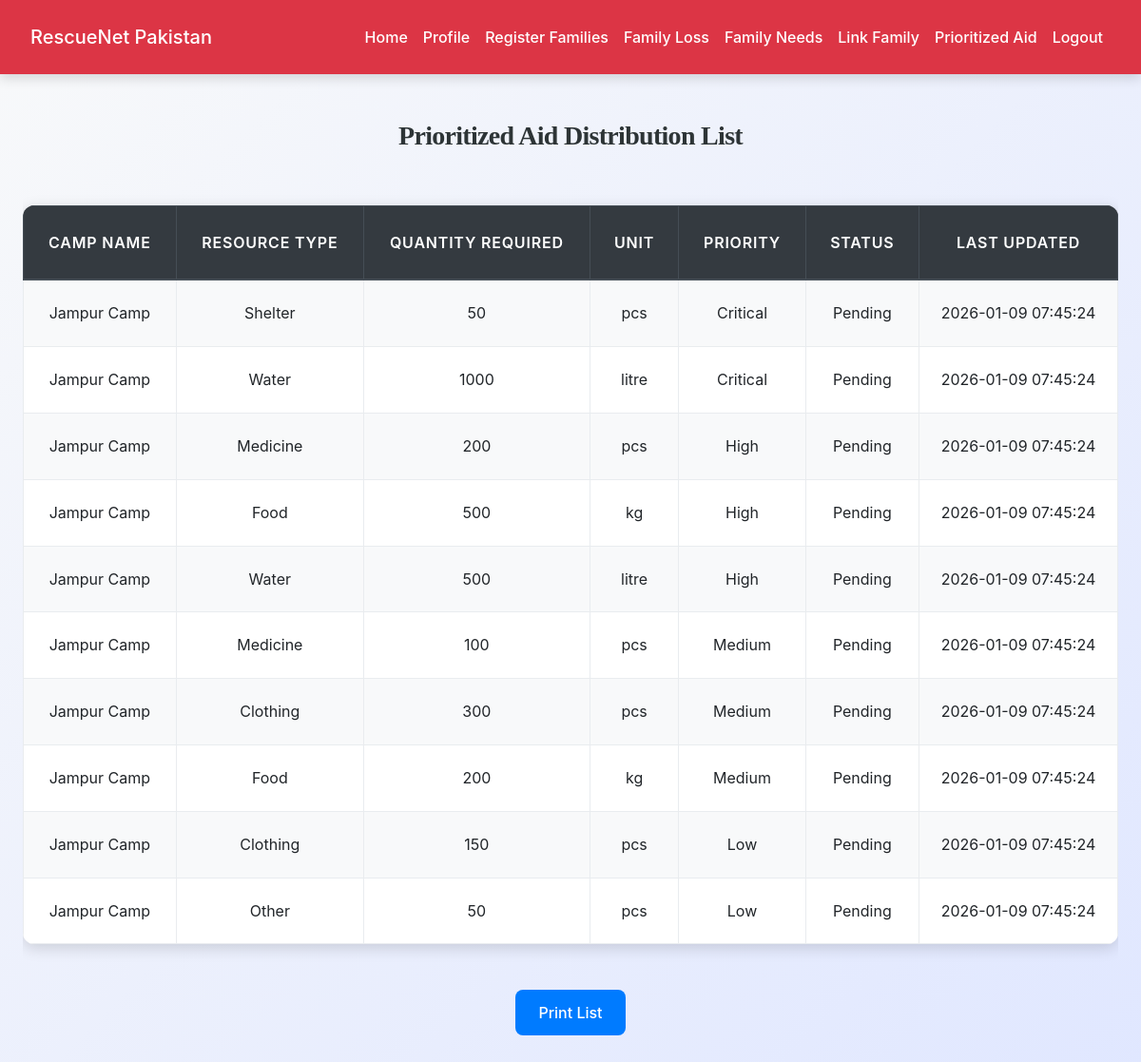
The app's page /field_staff/prioritized_aid.php (signed in) with its own data.
### tables this page shows
CREATE TABLE `camp_needs` (
  `id` int(11) NOT NULL,
  `camp_id` int(11) NOT NULL,
  `resource_type` enum('food','water','medicine','shelter','clothing','other') NOT NULL,
  `quantity_required` int(11) NOT NULL,
  `unit_type` enum('kg','litre','pcs','other') DEFAULT 'pcs',
  `priority_level` enum('low','medium','high','critical') NOT NULL,
  `status` enum('pending','partial','fulfilled') DEFAULT 'pending',
  `updated_at` timestamp NOT NULL DEFAULT current_timestamp() ON UPDATE current_timestamp()
);

CREATE TABLE `relief_camps` (
  `id` int(11) NOT NULL,
  `camp_name` varchar(200) NOT NULL,
  `province` varchar(100) DEFAULT NULL,
  `district` varchar(100) DEFAULT NULL,
  `location_details` text DEFAULT NULL,
  `capacity` int(11) DEFAULT NULL,
  `current_occupancy` int(11) DEFAULT 0,
  `facilities` text DEFAULT NULL,
  `manager_id` int(11) DEFAULT NULL,
  `created_at` timestamp NOT NULL DEFAULT current_timestamp()
);

### field_staff/prioritized_aid.php (the view, shortened to what this page needs)
<?php
include('../config.php');
$camp_needs_sql = "
SELECT rc.camp_name, cn.resource_type, cn.quantity_required, cn.unit_type, cn.priority_level, cn.status, cn.updated_at
FROM camp_needs cn
JOIN relief_camps rc ON cn.camp_id = rc.id
ORDER BY
    FIELD(cn.priority_level, 'critical', 'high', 'medium', 'low'),
    rc.camp_name ASC
";
$camp_needs_res = mysqli_query($conn, $camp_needs_sql);
?>
<!DOCTYPE html>
<html>
<head>
    <link rel="stylesheet" href="https://maxcdn.bootstrapcdn.com/bootstrap/4.5.2/css/bootstrap.min.css">
    <link rel="stylesheet" href="../css/style.css">
</head>
<body>
<?php include('navbar.php'); ?>
<div class="container mt-5">
    <h3 class="text-center mb-4">Prioritized Aid Distribution List</h3>
    <?php if(mysqli_num_rows($camp_needs_res) > 0): ?>
        <div class="table-responsive mb-3">
            <table class="table table-bordered table-striped">
                <thead class="thead-dark">
                    <tr>
                        <th>Camp Name</th>
                        <th>Resource Type</th>
                        <th>Quantity Required</th>
                        <th>Unit</th>
                        <th>Priority</th>
                        <th>Status</th>
                        <th>Last Updated</th>
                    </tr>
                </thead>
                <tbody>
                    <?php while($row = mysqli_fetch_assoc($camp_needs_res)): ?>
                    <tr>
                        <td><?= htmlspecialchars($row['camp_name']) ?></td>
                        <td><?= htmlspecialchars(ucfirst($row['resource_type'])) ?></td>
                        <td><?= $row['quantity_required'] ?></td>
                        <td><?= $row['unit_type'] ?></td>
                        <td><?= ucfirst($row['priority_level']) ?></td>
                        <td><?= ucfirst($row['status']) ?></td>
                        <td><?= $row['updated_at'] ?></td>
                    </tr>
                    <?php endwhile; ?>
                </tbody>
            </table>
        </div>
        <div class="text-center">
            <button class="btn btn-primary" onclick="window.print()">Print List</button>
        </div>
    <?php else: ?>
        <div class="alert alert-info text-center">No camp needs found.</div>
    <?php endif; ?>
</div>
</body>
</html>

### css/style.css (style rules this page uses)
:root { --primary: #007bff; --secondary: #6c757d; --success: #28a745; --info: #17a2b8; --warning: #ffc107; --danger: #dc3545; --light: #f8f9fa; --dark: #2d3436; --accent: #ff6f61; --highlight: #6f42c1; --shadow: rgba(0, 0, 0, 0.15); --transition: all 0.3s ease-in-out; }
body { font-family: 'Inter', 'Segoe UI', Tahoma, Geneva, Verdana, sans-serif; background: linear-gradient(135deg, var(--light) 0%, #e0e7ff 100%); color: var(--dark); line-height: 1.8; margin: 0; padding: 0; min-height: 100vh; font-size: 16px; }
h1, h2, h3, h4 { text-align: center; margin: 2.5rem 0; font-family: 'Georgia', 'Times New Roman', serif; color: var(--dark); font-weight: 700; letter-spacing: -0.025em; }
h3 { font-size: 1.75rem; }
.container { max-width: 1200px; margin: 0 auto 3rem; padding: 0 1.5rem; }
.table { width: 100%; border-collapse: collapse; margin: 2rem 0; font-size: 1rem; background-color: #ffffff; border-radius: 12px; overflow: hidden; box-shadow: 0 4px 16px var(--shadow); transition: var(--transition); }
.table th, .table td { padding: 1.25rem; border: 1px solid #e9ecef; text-align: center; vertical-align: middle; }
.table thead th { background-color: rgb(0, 0, 0); color: white; font-weight: 600; text-transform: uppercase; letter-spacing: 0.05em; padding: 1.5rem; }
.table tbody tr { transition: var(--transition); }
.table tbody tr:nth-child(odd) { background-color: var(--light); }
.btn-primary { background-color: var(--primary); color: #fff; border: none; border-radius: 8px; padding: 0.75rem 1.5rem; font-size: 1rem; font-weight: 500; cursor: pointer; transition: var(--transition); display: inline-flex; align-items: center; justify-content: center; }

### records on screen
camp_needs: camp.camp_name "Jampur Camp", resource_type "Shelter", quantity_required "50", unit_type "pcs", priority_level "Critical", status "Pending", updated_at "2026-01-09 07:45:24"
camp_needs: camp.camp_name "Jampur Camp", resource_type "Water", quantity_required "1000", unit_type "litre", priority_level "Critical", status "Pending", updated_at "2026-01-09 07:45:24"
camp_needs: camp.camp_name "Jampur Camp", resource_type "Medicine", quantity_required "200", unit_type "pcs", priority_level "High", status "Pending", updated_at "2026-01-09 07:45:24"
camp_needs: camp.camp_name "Jampur Camp", resource_type "Food", quantity_required "500", unit_type "kg", priority_level "High", status "Pending", updated_at "2026-01-09 07:45:24"
camp_needs: camp.camp_name "Jampur Camp", resource_type "Water", quantity_required "500", unit_type "litre", priority_level "High", status "Pending", updated_at "2026-01-09 07:45:24"
camp_needs: camp.camp_name "Jampur Camp", resource_type "Medicine", quantity_required "100", unit_type "pcs", priority_level "Medium", status "Pending", updated_at "2026-01-09 07:45:24"
camp_needs: camp.camp_name "Jampur Camp", resource_type "Clothing", quantity_required "300", unit_type "pcs", priority_level "Medium", status "Pending", updated_at "2026-01-09 07:45:24"
camp_needs: camp.camp_name "Jampur Camp", resource_type "Food", quantity_required "200", unit_type "kg", priority_level "Medium", status "Pending", updated_at "2026-01-09 07:45:24"
camp_needs: camp.camp_name "Jampur Camp", resource_type "Clothing", quantity_required "150", unit_type "pcs", priority_level "Low", status "Pending", updated_at "2026-01-09 07:45:24"
camp_needs: camp.camp_name "Jampur Camp", resource_type "Other", quantity_required "50", unit_type "pcs", priority_level "Low", status "Pending", updated_at "2026-01-09 07:45:24"
